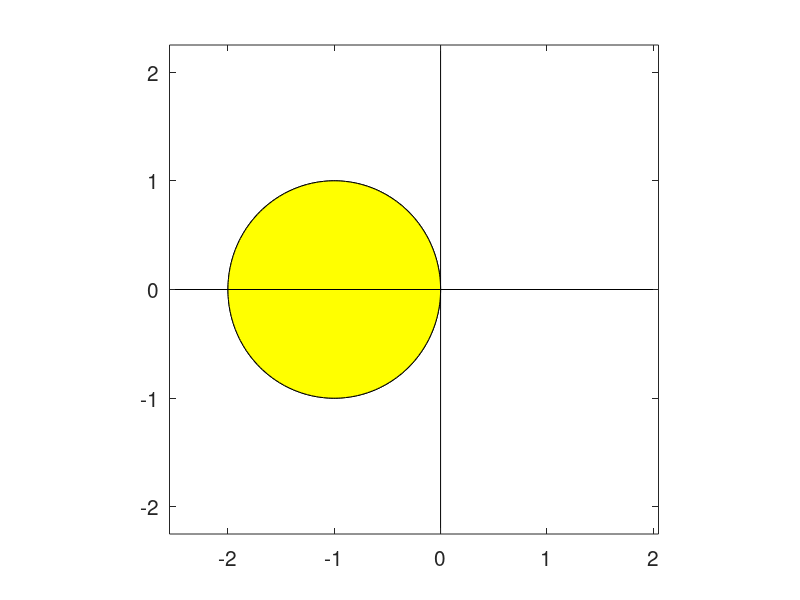
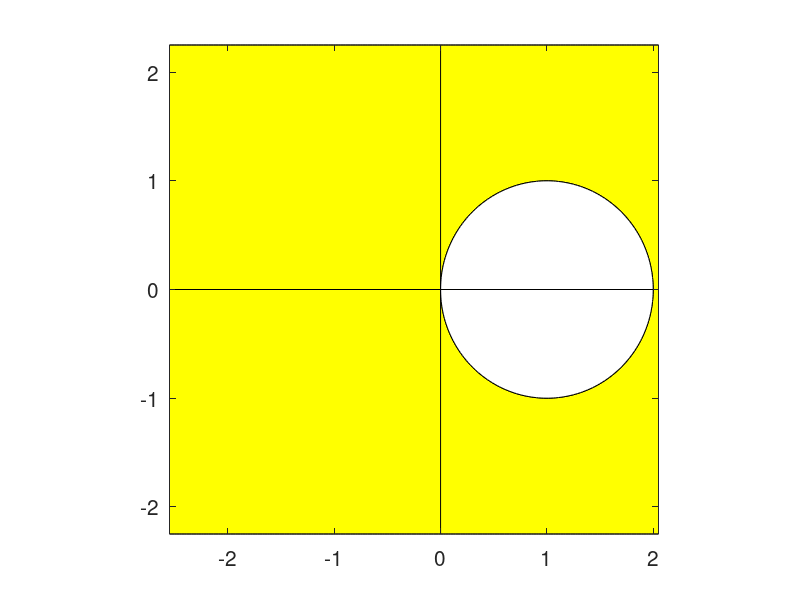
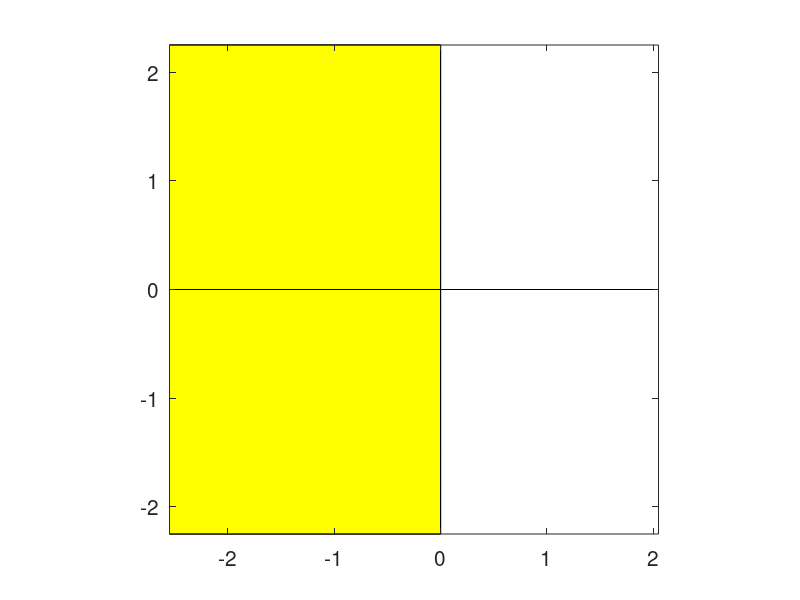
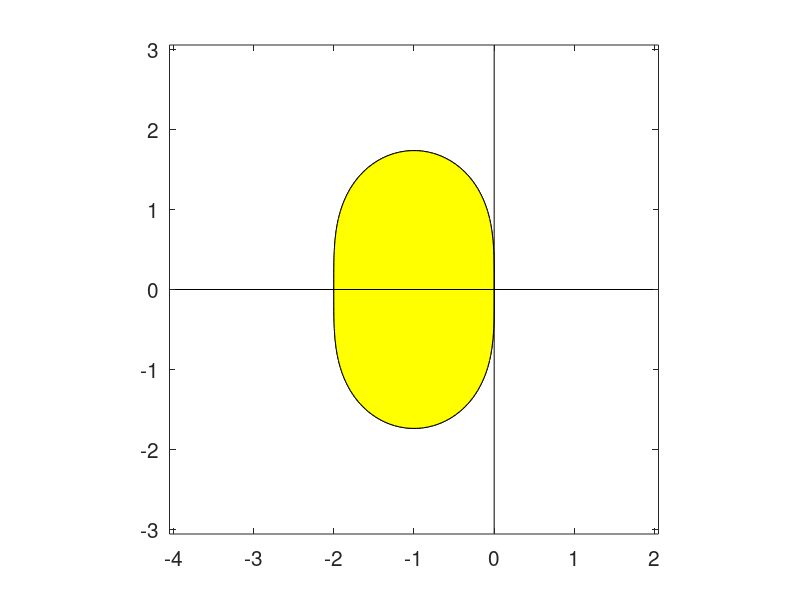

Reproduce these figures in MATLAB, in order.
% script <a href="matlab:StabContours">NR_StabContours</a>
% Plot stability contours of several ODE marching methods in the complex plane lambda*h.
% See <a href="matlab:NRweb">Numerical Renaissance: simulation, optimization, & control</a>, Section 10.2.1.
% Part of <a href="matlab:help NRC">Numerical Renaissance Codebase 1.0</a>, <a href="matlab:help NRchap10">Chapter 10</a>; please read the <a href="matlab:help NRcopyleft">copyleft</a>.

clear; name = strvcat('EE','IE','CN','RK2','RK3','RK4','AB2','AB3','AB4','AB5','NR_AB6', ...
               'AM3','AM4','AM5','AM6','BDF2','BDF3','BDF4','BDF5','BDF6',            ...
               'ESD2','ESD3','ESD4','ESD5','ESD6','ESD7','ESD8','ESD9',               ...
               'GLRK4','GLRK6','DIRK4','DIRK42p','RK4352R','RK4353R','RK5483R',       ...
               'CNtheta','CNphi','IMEXDIRK','IMEXERK','RKC1s5','RKC1s10','RKC1s20',   ...
               'RKC2s5','RKC2s10','RKC2s20','RKC2s5e15','RKC2s10e15','RKC2s20e15');
Np=201; V=[1 1.0000000001]; close all;
for k=1:6
  switch k    % Set up region in the sigma plane over which to plot the stability boundary
    case {1,2,3},                   B=[ -2.55; 2.05; -2.25; 2.25];  % EE, IE, CN
    case {4,5,6},                   B=[ -4.05; 2.05; -3.05; 3.05];  % RK2-4
    % other cases are set up similarly...
    case {7,8,9,10,11},             B=[ -1.35; 0.35; -0.85; 0.85];  % AB2-6
    case {12,13,14,15},             B=[ -6.55; 0.55; -3.55; 3.55];  % AM3-6
    case {16,17,18,19,20},          B=[-11.05; 5.05; -8.05; 8.05];  % BDF2-6
    case {21,22,23,24,25,26,27,28}, B=[-11.05; 5.05; -8.05; 8.05];  % ESD2-9
    case 29, B=[ -5.01; 9.01; -7.01; 7.01]; A=zeros(2);             % GLRK4
      % for cases 29-39, we also set up the A matrix and b vector of the Butcher tableau
      A(1,1)=1/4;           A(1,2)=1/4-sqrt(3)/6;
      A(2,1)=1/4+sqrt(3)/6; A(2,2)=1/4; b(1)=1/2; b(2)=1/2; 
    case 30, B=[ -5.01; 9.01; -7.01; 7.01]; A=zeros(3);             % GLRK6
      A(1,1)=5/36; A(1,2)=2/9-sqrt(15)/15; A(1,3)=5/36-sqrt(15)/30;                          
      A(2,1)=5/36+sqrt(15)/24; A(2,2)=2/9; A(2,3)=5/36-sqrt(15)/24;
      A(3,1)=5/36+sqrt(15)/30; A(3,2)=2/9+sqrt(15)/15; A(3,3)=5/36;
      b(1)=5/18; b(2)=8/18; b(3)=5/18; 
    case 31, B=[ -5.01; 9.01; -7.01; 7.01];                         % DIRK4
      gamma=sqrt(2)*cos(acos(sqrt(2^3)/3)/3+4*pi/3)+1; A=zeros(4);                                         
      A(2,1)=gamma; A(2,2)=gamma; A(3,3)=gamma; A(4,4)=gamma;
      A(3,1)=(-20*gamma^2+10*gamma-1)/(4*gamma); A(3,2)=(4*gamma-1)*(2*gamma-1)/(4*gamma);
      A(4,1)=(24*gamma^3-36*gamma^2+12*gamma-1)/(12*gamma*(1-2*gamma));
      A(4,2)=(12*gamma^2-6*gamma+1)/(12*gamma*(1-4*gamma));
      A(4,3)=(6*gamma^2-6*gamma+1)/(3*(4*gamma-1)*(2*gamma-1)); b=A(4,:)';     
    case 32, B=[ -5.01; 9.01; -7.01; 7.01]; A=zeros(4);             % DIRK42p
      A(1,1)=1; A(2,2)=3/5; A(3,3)=1; A(4,4)=3/5;                               
      A(3,1)=171/44; A(3,2)=-215/44; A(4,1)=-43/20; A(4,2)=39/20;
      b(1)=11/72; b(2)=25/72; b(3)=11/72; b(4)=25/72;
    case 33, B=[ -6.55; 1.55; -4.05; 4.05]; A=zeros(5);             % RK4352R
      A(2,1)= 970286171893/4311952581923;   A(3,2)= 6584761158862/12103376702013;
      A(4,3)= 2251764453980/15575788980749; A(5,4)= 26877169314380/34165994151039;
      b(1)  = 1153189308089/22510343858157; b(2)  = 1772645290293/4653164025191; 
      b(3)  = -1672844663538/4480602732383; b(4)  = 2114624349019/3568978502595;
      b(5)  = 5198255086312/14908931495163; A(3:5,1)=b(1); A(4:5,2)=b(2); A(5,3)=b(3);
    case 34, B=[ -6.55; 1.55; -4.05; 4.05]; A=zeros(5);             % RK4353R
      A(2,1)= 2365592473904/8146167614645;  A(3,2)= 4278267785271/6823155464066;
      A(4,3)= 2789585899612/8986505720531;  A(5,4)= 15310836689591/24358012670437;
      A(3,1)=-722262345248/10870640012513;  A(4,2)= 1365858020701/8494387045469;
      A(5,3)= 3819021186/2763618202291;     b(1)= 846876320697/6523801458457;
      b(2)  = 3032295699695/12397907741132; b(3)= 612618101729/6534652265123;
      b(4)  = 1155491934595/2954287928812;  b(5)= 707644755468/5028292464395;
      A(4:5,1)=b(1); A(5,2)=b(2);
    case 35, B=[ -6.55; 1.55; -4.05; 4.05]; A=zeros(8);             % RK5483R
      A(2,1)= 141236061735/3636543850841;    A(3,2)= 7367658691349/25881828075080;
      A(4,3)= 6185269491390/13597512850793;  A(5,4)= 2669739616339/18583622645114;
      A(6,5)= 42158992267337/9664249073111;  A(7,6)= 970532350048/4459675494195;
      A(8,7)= 1415616989537/7108576874996;   A(3,1)=-343061178215/2523150225462;
      A(4,2)=-4057757969325/18246604264081;  A(5,3)= 1415180642415/13311741862438;
      A(6,4)=-93461894168145/25333855312294; A(7,5)= 7285104933991/14106269434317;
      A(8,6)=-4825949463597/16828400578907;  b(1)=  514862045033/4637360145389;
      b(2)=0; b(3)=0; b(4)=0; 
      b(5)=2561084526938/7959061818733; b(6)=4857652849/7350455163355;
      b(7)=1059943012790/2822036905401; b(8)=2987336121747/15645656703944;
      A(4:8,1)=b(1); A(5:8,2)=b(2); A(6:8,3)=b(3); A(7:8,4)=b(4); A(8,5)=b(5);
    case {36,37}, B=2.5*[ -1.55; 6.55; -4.05; 4.05];                % CN(theta), CN(phi)
    case 38, B=[ -6.55; 1.55; -4.05; 4.05]; A=zeros(4);             % IMEX-DIRK
      gamma=0.4358665215; delta=-0.644373171; eta=0.3966543747; mu=0.5529291479;
      A(2,2)=gamma; A(3,2)= (1-gamma)/2; A(3,3)= gamma;
      A(4,2)= 1-delta-gamma; A(4,3)= delta; A(4,4)= gamma; b(1)=0;
      b(2)  = 1-delta-gamma; b(3)  = delta; b(4)  = gamma;
    case 39, B=[ -6.55; 1.55; -4.05; 4.05]; A=zeros(4);             % IMEX-ERK
      gamma=0.4358665215; delta=-0.644373171; eta=0.3966543747; mu=0.5529291479;
      A(2,1)=gamma; A(3,1)= (1+gamma)/2-eta; A(3,2)= eta;
      A(4,1)= 1-2*mu; A(4,2)= mu; A(4,3)= mu; b(1)=0;
      b(2)  = 1-delta-gamma; b(3)  = delta; b(4)  = gamma;
    case 40, B=[ - 55.05;  5.50;  -5.05;  5.05]; eps=0.0;  s=5;       % RKC1
    case 41, B=[ -220.05; 22.00; -10.05; 10.05]; eps=0.0;  s=10;      % RKC1
    case 42, B=[ -880.05; 88.00; -20.05; 20.05]; eps=0.0;  s=20;      % RKC1
    case 43, B=[ - 19.05;  1.90;  -4.55;  4.55]; eps=0.0;  s=5;       % RKC2
    case 44, B=[ - 72.05;  7.20;  -9.05;  9.05]; eps=0.0;  s=10;      % RKC2
    case 45, B=[ -290.05; 29.00; -18.05; 18.05]; eps=0.0;  s=20;      % RKC2
    case 46, B=[ - 19.05;  1.90;  -4.55;  4.55]; eps=0.15; s=5;       % RKC2
    case 47, B=[ - 72.05;  7.20;  -9.05;  9.05]; eps=0.15; s=10;      % RKC2
    case 48, B=[ -290.05; 29.00; -18.05; 18.05]; eps=0.15; s=20;      % RKC2
    case 49, B=[ -.105; .105; -3.55; 3.55]; gamma=.55; beta=1/12;     % Newmark
    case 50, B=[ -6.55; 1.55; -4.05; 4.05]; A=[0 0 0;1/4 1/4 0;1/2 0 1/2];
             b=[1/6 2/3 1/6]; c=[0 1/2 1];
  end % switch
  if (k>=40 & k<=42)
    w0=1+eps/s^2; w1=Chebyshev(s,w0)/Chebyshev(s,w0,1);
    for j=1:s+1, a(j)=0; b(j)=1/Chebyshev(j-1,w0); end
  elseif (k>=43 & k<=48)
    w0=1+eps/s^2; w1=Chebyshev(s,w0,1)/Chebyshev(s,w0,2);
    for j=3:s+1, b(j)=Chebyshev(j-1,w0,2)/(Chebyshev(j-1,w0,1))^2;
    a(j)=1-b(j)*Chebyshev(j-1,w0); end
    b(1)=b(3); b(2)=b(3); a(1)=1-b(1); a(2)=1-b(2)*w0;
  end
  LR(:,1)=[B(1):(B(2)-B(1))/(Np-1):B(2)]'; LI(:,1)=[B(3):(B(4)-B(3))/(Np-1):B(4)]';
  for j=1:Np, for i=1:Np,  L=LR(j)+sqrt(-1)*LI(i);
    switch k             % Now compute sigma over an array of points in the lambda-h plane
      case  1, sig(i,j)=abs(1+L);                                            % EE
      case  2, sig(i,j)=abs(1/(1-L));                                        % IE
      case  3, sig(i,j)=abs((1+L/2)/(1-L/2));                                % CN
      case  4, sig(i,j)=abs(1+L+L^2/2);                                      % RK2
      case  5, sig(i,j)=abs(1+L+L^2/2+L^3/6);                                % RK3
      case  6, sig(i,j)=abs(1+L+L^2/2+L^3/6+L^4/24);                         % RK4
      case  7, sig(i,j)=max(abs(roots([1 -1 0]-[0 3 -1]*L/2)));              % AB2
      % other cases are set up similarly...
      case  8, sig(i,j)=max(abs(roots([1 -1 0 0]-[0 23 -16 5]*L/12)));       % AB3
      case  9, sig(i,j)=max(abs(roots([1 -1 0 0 0]-[0 55 -59 37 -9]*L/24)));                          % AB4 
      case 10, sig(i,j)=max(abs(roots([1 -1 0 0 0 0]-[0 1901 -2774 2616 -1274 251]*L/720)));          % AB5
      case 11, sig(i,j)=max(abs(roots([1 -1 0 0 0 0 0]-[0 4277 -7923 9982 -7298 2877 -475]*L/1440))); % NR_AB6
      case 12, sig(i,j)=max(abs(roots([1 -1 0]-[5 8 -1]*L/12)));                                      % AM3
      case 13, sig(i,j)=max(abs(roots([1 -1 0 0]-[9 19 -5 1]*L/24)));                                 % AM4
      case 14, sig(i,j)=max(abs(roots([1 -1 0 0 0]-[251 646 -264 106 -19]*L/720)));                   % AM5
      case 15, sig(i,j)=max(abs(roots([1 -1 0 0 0 0]-[475 1427 -798 482 -173 27]*L/1440)));           % AM6
      case 16, sig(i,j)=max(abs(roots([1 0 0]-[2*L 4 -1]/3)));                                        % BDF2
      case 17, sig(i,j)=max(abs(roots([1 0 0 0]-[6*L 18 -9 2]/11)));                                  % BDF3
      case 18, sig(i,j)=max(abs(roots([1 0 0 0 0]-[12*L 48 -36 16 -3]/25)));                          % BDF4
      case 19, sig(i,j)=max(abs(roots([1 0 0 0 0 0]-[60*L 300 -300 200 -75 12]/137)));                % BDF5
      case 20, sig(i,j)=max(abs(roots([1 0 0 0 0 0 0]-[60*L 360 -450 400 -225 72 -10]/147)));         % BDF6
      case 21, sig(i,j)=max(abs(roots([1 -1]-[2-L 0]*L/2)));                                          % ESD2-9
      case 22, sig(i,j)=max(abs(roots([1 -1]-[4-L 2]*L/6)));          
      case 23, sig(i,j)=max(abs(roots([1 -1 0]-[29-6*L 20 -1]*L/48)));          
      case 24, sig(i,j)=max(abs(roots([1 -1 0 0]-[614-114*L 513 -54 7]*L/1080)));          
      case 25, sig(i,j)=max(abs(roots([1 -1 0 0 0]-[3133-540*L 3008 -492 128 -17]*L/5760)));
      case 26, sig(i,j)=max(abs(roots([1 -1 0 0 0 0]-[317731-51780*L 340440 -76260 29840 -7935 984]*L/604800)));            
      case 27, sig(i,j)=max(abs(roots([1 -1 0 0 0 0 0]-[247021*3-275*420*L 12079*72 -13823*18 8131*16 -5771*9 179*72 -731*2]*L/1451520)));            
      case 28, sig(i,j)=max(abs(roots([1 -1 0 0 0 0 0 0]-[1758023*54-33953*420*L 1147051*105 -133643*315 157513*175 -2797*5250 86791*63 -35453*35 8563*15]*L/190512000)));
      case 29                                                                                        % GLRK4
        Lmod=(eye(2)-L*A)\[L;L];
        sig(i,j)=abs(1+b(1)*Lmod(1)+b(2)*Lmod(2));
      case 30                                                                                        % GLRK6
        Lmod=(eye(3)-L*A)\[L;L;L];
        sig(i,j)=abs(1+b(1)*Lmod(1)+b(2)*Lmod(2)+b(3)*Lmod(3));  
      case 31                                                                                        % DIRK4
        Lmod=(eye(4)-L*A)\[L;L;L;L];
        sig(i,j)=abs(1+b(1)*Lmod(1)+b(2)*Lmod(2)+b(3)*Lmod(3)+b(4)*Lmod(4));    
      case 32                                                                                        % DIRK42p
        Lmod=(eye(4)-L*A)\[L;L;L;L];
        sig(i,j)=abs(1+b(1)*Lmod(1)+b(2)*Lmod(2)+b(3)*Lmod(3)+b(4)*Lmod(4));    
      case 33                                                                                        % RK4352R                      
        Lmod=(eye(5)-L*A)\[L;L;L;L;L];
        sig(i,j)=abs(1+b(1)*Lmod(1)+b(2)*Lmod(2)+b(3)*Lmod(3)+b(4)*Lmod(4)+b(5)*Lmod(5)); 
      case 34                                                                                        % RK4353R
        Lmod=(eye(5)-L*A)\[L;L;L;L;L];
        sig(i,j)=abs(1+b(1)*Lmod(1)+b(2)*Lmod(2)+b(3)*Lmod(3)+b(4)*Lmod(4)+b(5)*Lmod(5));    
      case 35                                                                                        % RK5483R
        Lmod=(eye(8)-L*A)\[L;L;L;L;L;L;L;L];
        sig(i,j)=abs(1+b(1)*Lmod(1)+b(2)*Lmod(2)+b(3)*Lmod(3)+b(4)*Lmod(4)+b(5)*Lmod(5)+b(6)*Lmod(6)+b(7)*Lmod(7)+b(8)*Lmod(8));    
      case 36                                                                                        % CN(theta)
        theta=1/8; sig(i,j)=max(abs(roots([1 -1]-((1-theta)*[1 1]/2+theta*[1 0])*L)));
      case 37                                                                                        % CN(phi)
        phi=1; sig(i,j)=max(abs(roots([1 -1 0]-((1-phi)*[1 1 0]/2+phi*[3 0 1]/4)*L)));
      case 38                                                                                        % IMEX-DIRK
        Lmod=(eye(4)-L*A)\[L;L;L;L];
        sig(i,j)=abs(1+b(1)*Lmod(1)+b(2)*Lmod(2)+b(3)*Lmod(3)+b(4)*Lmod(4));    
      case 39                                                                                        % IMEX-ERK
        Lmod=(eye(4)-L*A)\[L;L;L;L];
        sig(i,j)=abs(1+b(1)*Lmod(1)+b(2)*Lmod(2)+b(3)*Lmod(3)+b(4)*Lmod(4));
      case {40,41,42,43,44,45,46,47,48}                                                              % RKC1-2
        sig(i,j)=abs(a(s+1)+b(s+1)*Chebyshev(s,w0+w1*L));
      case 49
        eta=-L^2/(1-beta*L^2); sig1=1-(gamma+1/2)*eta/2; sig2=sqrt(-eta*(1-(gamma+1/2)^2*eta/4));      % Newmark
        sig(i,j)=max(abs(sig1+sig2),abs(sig1-sig2)); if sig(i,j)<=1, sig(i,j), end
      case {50}                                                                                 % Exercise 10.10
        Lmod=(eye(3)-L*A)\[L;L;L];
        sig(i,j)=abs(1+b(1)*Lmod(1)+b(2)*Lmod(2)+b(3)*Lmod(3));
    end % switch
  end, end
  figure(k), contourf(LR,LI,1./sig,V,'k-'), colormap autumn, axis('square'), hold on
  plot([B(1) B(2)],[0,0],'k-'), plot([0,0],[B(3) B(4)],'k-'),
  set(gca,'FontSize',15), % title(name(k,:),'FontSize',18)
  hold off; % eval(['print -depsc ',sprintf('stab%s',name(k,:))])
end
% end script NR_StabContours
